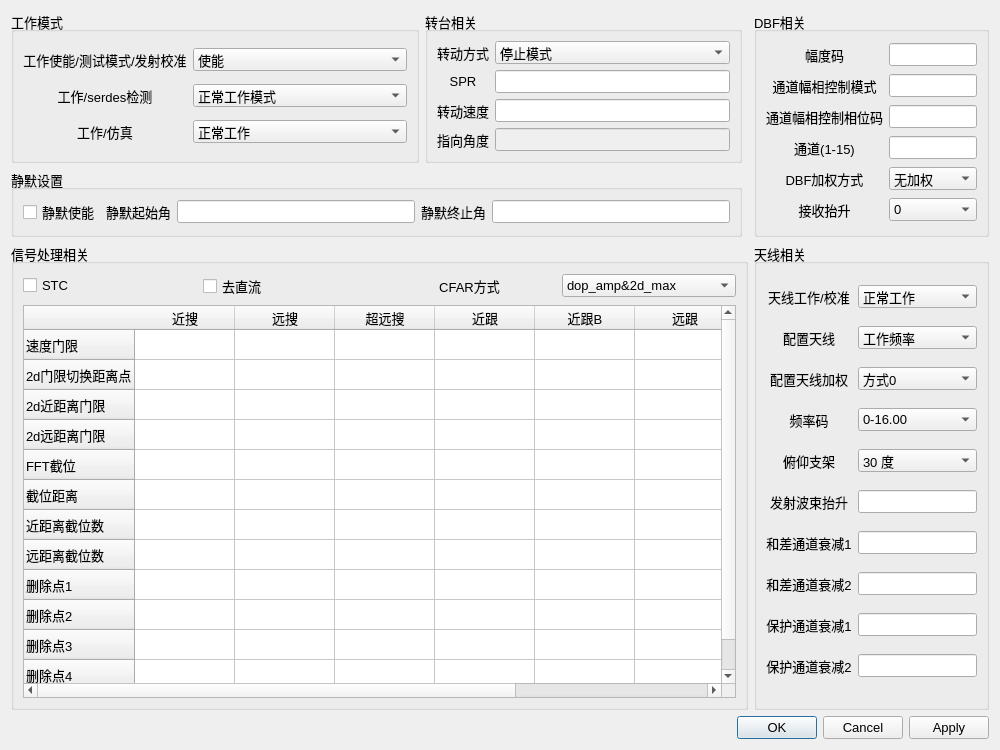
<?xml version="1.0" encoding="UTF-8"?>
<ui version="4.0">
 <class>RadarHardwareSettingsDialog</class>
 <widget class="QDialog" name="RadarHardwareSettingsDialog">
  <property name="geometry">
   <rect>
    <x>0</x>
    <y>0</y>
    <width>1000</width>
    <height>750</height>
   </rect>
  </property>
  <property name="sizePolicy">
   <sizepolicy hsizetype="Fixed" vsizetype="Fixed">
    <horstretch>0</horstretch>
    <verstretch>0</verstretch>
   </sizepolicy>
  </property>
  <property name="minimumSize">
   <size>
    <width>1000</width>
    <height>750</height>
   </size>
  </property>
  <property name="font">
   <font>
    <family>Microsoft YaHei UI</family>
    <pointsize>10</pointsize>
   </font>
  </property>
  <property name="windowTitle">
   <string>雷达硬件参数设置</string>
  </property>
  <layout class="QGridLayout" name="gridLayout_6">
   <item row="2" column="5">
    <widget class="QGroupBox" name="groupBox_antenna_settings">
     <property name="minimumSize">
      <size>
       <width>0</width>
       <height>0</height>
      </size>
     </property>
     <property name="title">
      <string>天线相关</string>
     </property>
     <layout class="QGridLayout" name="gridLayout">
      <item row="0" column="0">
       <widget class="QLabel" name="label_5">
        <property name="text">
         <string>天线工作/校准</string>
        </property>
        <property name="alignment">
         <set>Qt::AlignCenter</set>
        </property>
       </widget>
      </item>
      <item row="10" column="0">
       <widget class="QLabel" name="label_14">
        <property name="text">
         <string>保护通道衰减2</string>
        </property>
        <property name="alignment">
         <set>Qt::AlignCenter</set>
        </property>
       </widget>
      </item>
      <item row="8" column="0">
       <widget class="QLabel" name="label_13">
        <property name="text">
         <string>保护通道衰减1</string>
        </property>
        <property name="alignment">
         <set>Qt::AlignCenter</set>
        </property>
       </widget>
      </item>
      <item row="6" column="0">
       <widget class="QLabel" name="label_7">
        <property name="text">
         <string>和差通道衰减1</string>
        </property>
        <property name="alignment">
         <set>Qt::AlignCenter</set>
        </property>
       </widget>
      </item>
      <item row="6" column="1">
       <widget class="QLineEdit" name="lineEdit_sigma_delta_decay_1">
        <property name="alignment">
         <set>Qt::AlignCenter</set>
        </property>
       </widget>
      </item>
      <item row="0" column="1">
       <widget class="QComboBox" name="comboBox_work_mode_or_correct_mode">
        <item>
         <property name="text">
          <string>正常工作</string>
         </property>
        </item>
        <item>
         <property name="text">
          <string>校准模式</string>
         </property>
        </item>
       </widget>
      </item>
      <item row="2" column="1">
       <widget class="QComboBox" name="comboBox_antenna_weight_method">
        <item>
         <property name="text">
          <string>方式0</string>
         </property>
        </item>
        <item>
         <property name="text">
          <string>方式1</string>
         </property>
        </item>
        <item>
         <property name="text">
          <string>方式2</string>
         </property>
        </item>
        <item>
         <property name="text">
          <string>方式3</string>
         </property>
        </item>
       </widget>
      </item>
      <item row="4" column="0">
       <widget class="QLabel" name="label_6">
        <property name="text">
         <string>俯仰支架</string>
        </property>
        <property name="alignment">
         <set>Qt::AlignCenter</set>
        </property>
       </widget>
      </item>
      <item row="8" column="1">
       <widget class="QLineEdit" name="lineEdit_protected_decay_1">
        <property name="alignment">
         <set>Qt::AlignCenter</set>
        </property>
       </widget>
      </item>
      <item row="3" column="1">
       <widget class="QComboBox" name="comboBox_antennna_freq_code">
        <item>
         <property name="text">
          <string>0-16.00</string>
         </property>
        </item>
        <item>
         <property name="text">
          <string>1-16.04</string>
         </property>
        </item>
        <item>
         <property name="text">
          <string>2-16.08</string>
         </property>
        </item>
        <item>
         <property name="text">
          <string>3-16.12</string>
         </property>
        </item>
        <item>
         <property name="text">
          <string>4-16.16</string>
         </property>
        </item>
        <item>
         <property name="text">
          <string>5-16.20</string>
         </property>
        </item>
        <item>
         <property name="text">
          <string>6-16.24</string>
         </property>
        </item>
        <item>
         <property name="text">
          <string>7-16.28</string>
         </property>
        </item>
        <item>
         <property name="text">
          <string>8-16.32</string>
         </property>
        </item>
        <item>
         <property name="text">
          <string>9-16.36</string>
         </property>
        </item>
        <item>
         <property name="text">
          <string>10-16.40</string>
         </property>
        </item>
       </widget>
      </item>
      <item row="5" column="0">
       <widget class="QLabel" name="label_11">
        <property name="text">
         <string>发射波束抬升</string>
        </property>
        <property name="alignment">
         <set>Qt::AlignCenter</set>
        </property>
       </widget>
      </item>
      <item row="3" column="0">
       <widget class="QLabel" name="label_2">
        <property name="text">
         <string>频率码</string>
        </property>
        <property name="alignment">
         <set>Qt::AlignCenter</set>
        </property>
       </widget>
      </item>
      <item row="1" column="0">
       <widget class="QLabel" name="label_4">
        <property name="text">
         <string>配置天线</string>
        </property>
        <property name="alignment">
         <set>Qt::AlignCenter</set>
        </property>
       </widget>
      </item>
      <item row="1" column="1">
       <widget class="QComboBox" name="comboBox_antennna_fre_or_amp_config">
        <item>
         <property name="text">
          <string>工作频率</string>
         </property>
        </item>
        <item>
         <property name="text">
          <string>幅相控制</string>
         </property>
        </item>
       </widget>
      </item>
      <item row="10" column="1">
       <widget class="QLineEdit" name="lineEdit_protected_decay_2">
        <property name="alignment">
         <set>Qt::AlignCenter</set>
        </property>
       </widget>
      </item>
      <item row="4" column="1">
       <widget class="QComboBox" name="comboBox_elev_support_angle">
        <item>
         <property name="text">
          <string>30 度</string>
         </property>
        </item>
        <item>
         <property name="text">
          <string>7.5 度</string>
         </property>
        </item>
       </widget>
      </item>
      <item row="5" column="1">
       <widget class="QLineEdit" name="lineEdit_antenna_raising_angle">
        <property name="text">
         <string/>
        </property>
        <property name="alignment">
         <set>Qt::AlignCenter</set>
        </property>
       </widget>
      </item>
      <item row="2" column="0">
       <widget class="QLabel" name="label">
        <property name="text">
         <string>配置天线加权</string>
        </property>
        <property name="alignment">
         <set>Qt::AlignCenter</set>
        </property>
       </widget>
      </item>
      <item row="7" column="1">
       <widget class="QLineEdit" name="lineEdit_sigma_delta_decay_2">
        <property name="alignment">
         <set>Qt::AlignCenter</set>
        </property>
       </widget>
      </item>
      <item row="7" column="0">
       <widget class="QLabel" name="label_8">
        <property name="text">
         <string>和差通道衰减2</string>
        </property>
        <property name="alignment">
         <set>Qt::AlignCenter</set>
        </property>
       </widget>
      </item>
     </layout>
    </widget>
   </item>
   <item row="2" column="0" colspan="5">
    <widget class="QGroupBox" name="groupBox_signal_processing_settings">
     <property name="minimumSize">
      <size>
       <width>0</width>
       <height>0</height>
      </size>
     </property>
     <property name="title">
      <string>信号处理相关</string>
     </property>
     <layout class="QGridLayout" name="gridLayout_4">
      <item row="2" column="1">
       <widget class="QCheckBox" name="checkBox_remove_dc_flag">
        <property name="text">
         <string>去直流</string>
        </property>
       </widget>
      </item>
      <item row="2" column="2">
       <widget class="QLabel" name="label_15">
        <property name="text">
         <string>CFAR方式</string>
        </property>
        <property name="alignment">
         <set>Qt::AlignCenter</set>
        </property>
       </widget>
      </item>
      <item row="2" column="0">
       <widget class="QCheckBox" name="checkBox_STC">
        <property name="text">
         <string>STC</string>
        </property>
       </widget>
      </item>
      <item row="2" column="3">
       <widget class="QComboBox" name="comboBox_cfar_method">
        <item>
         <property name="text">
          <string>dop_amp&amp;2d_max</string>
         </property>
        </item>
        <item>
         <property name="text">
          <string>dop_snr&amp;2d_max</string>
         </property>
        </item>
        <item>
         <property name="text">
          <string>dop_amp&amp;2d_mean</string>
         </property>
        </item>
        <item>
         <property name="text">
          <string>dop_snr&amp;2d_mean</string>
         </property>
        </item>
       </widget>
      </item>
      <item row="4" column="0" colspan="4">
       <widget class="QTableWidget" name="tableWidget_thresholds">
        <row>
         <property name="text">
          <string>速度门限</string>
         </property>
        </row>
        <row>
         <property name="text">
          <string>2d门限切换距离点</string>
         </property>
        </row>
        <row>
         <property name="text">
          <string>2d近距离门限</string>
         </property>
        </row>
        <row>
         <property name="text">
          <string>2d远距离门限</string>
         </property>
        </row>
        <row>
         <property name="text">
          <string>FFT截位</string>
         </property>
        </row>
        <row>
         <property name="text">
          <string>截位距离</string>
         </property>
        </row>
        <row>
         <property name="text">
          <string>近距离截位数</string>
         </property>
        </row>
        <row>
         <property name="text">
          <string>远距离截位数</string>
         </property>
        </row>
        <row>
         <property name="text">
          <string>删除点1</string>
         </property>
        </row>
        <row>
         <property name="text">
          <string>删除点2</string>
         </property>
        </row>
        <row>
         <property name="text">
          <string>删除点3</string>
         </property>
        </row>
        <row>
         <property name="text">
          <string>删除点4</string>
         </property>
        </row>
        <column>
         <property name="text">
          <string>近搜</string>
         </property>
        </column>
        <column>
         <property name="text">
          <string>远搜</string>
         </property>
        </column>
        <column>
         <property name="text">
          <string>超远搜</string>
         </property>
        </column>
        <column>
         <property name="text">
          <string>近跟</string>
         </property>
        </column>
        <column>
         <property name="text">
          <string>近跟B</string>
         </property>
        </column>
        <column>
         <property name="text">
          <string>远跟</string>
         </property>
        </column>
        <column>
         <property name="text">
          <string>远跟B</string>
         </property>
        </column>
       </widget>
      </item>
     </layout>
    </widget>
   </item>
   <item row="0" column="5" rowspan="2">
    <widget class="QGroupBox" name="groupBox_DBF_settings">
     <property name="title">
      <string>DBF相关</string>
     </property>
     <layout class="QGridLayout" name="gridLayout_3">
      <item row="0" column="0">
       <widget class="QLabel" name="label_37">
        <property name="text">
         <string>幅度码</string>
        </property>
        <property name="alignment">
         <set>Qt::AlignCenter</set>
        </property>
       </widget>
      </item>
      <item row="0" column="1">
       <widget class="QLineEdit" name="lineEdit_amp_code">
        <property name="text">
         <string/>
        </property>
        <property name="alignment">
         <set>Qt::AlignCenter</set>
        </property>
       </widget>
      </item>
      <item row="4" column="1">
       <widget class="QComboBox" name="comboBox_DBF_coe_choose">
        <item>
         <property name="text">
          <string>无加权</string>
         </property>
        </item>
        <item>
         <property name="text">
          <string>taylor加权</string>
         </property>
        </item>
       </widget>
      </item>
      <item row="3" column="0">
       <widget class="QLabel" name="label_33">
        <property name="text">
         <string>通道(1-15)</string>
        </property>
        <property name="alignment">
         <set>Qt::AlignCenter</set>
        </property>
       </widget>
      </item>
      <item row="1" column="1">
       <widget class="QLineEdit" name="lineEdit_amp_phase_control_mode">
        <property name="alignment">
         <set>Qt::AlignCenter</set>
        </property>
       </widget>
      </item>
      <item row="4" column="0">
       <widget class="QLabel" name="label_35">
        <property name="text">
         <string>DBF加权方式</string>
        </property>
        <property name="alignment">
         <set>Qt::AlignCenter</set>
        </property>
       </widget>
      </item>
      <item row="2" column="1">
       <widget class="QLineEdit" name="lineEdit_channel_amp_phase_control_code">
        <property name="text">
         <string/>
        </property>
        <property name="alignment">
         <set>Qt::AlignCenter</set>
        </property>
       </widget>
      </item>
      <item row="2" column="0">
       <widget class="QLabel" name="label_34">
        <property name="text">
         <string>通道幅相控制相位码</string>
        </property>
        <property name="alignment">
         <set>Qt::AlignCenter</set>
        </property>
       </widget>
      </item>
      <item row="3" column="1">
       <widget class="QLineEdit" name="lineEdit_channel_num">
        <property name="text">
         <string/>
        </property>
        <property name="alignment">
         <set>Qt::AlignCenter</set>
        </property>
       </widget>
      </item>
      <item row="1" column="0">
       <widget class="QLabel" name="label_36">
        <property name="text">
         <string>通道幅相控制模式</string>
        </property>
        <property name="alignment">
         <set>Qt::AlignCenter</set>
        </property>
       </widget>
      </item>
      <item row="5" column="0">
       <widget class="QLabel" name="label_16">
        <property name="text">
         <string>接收抬升</string>
        </property>
        <property name="alignment">
         <set>Qt::AlignCenter</set>
        </property>
       </widget>
      </item>
      <item row="5" column="1">
       <widget class="QComboBox" name="comboBox_dbf_coef_receive_raise_angle">
        <item>
         <property name="text">
          <string>0</string>
         </property>
        </item>
        <item>
         <property name="text">
          <string>0.5</string>
         </property>
        </item>
        <item>
         <property name="text">
          <string>1</string>
         </property>
        </item>
        <item>
         <property name="text">
          <string>3</string>
         </property>
        </item>
       </widget>
      </item>
     </layout>
    </widget>
   </item>
   <item row="0" column="0" colspan="3">
    <widget class="QGroupBox" name="groupBox_work_mode_settings">
     <property name="title">
      <string>工作模式</string>
     </property>
     <layout class="QGridLayout" name="gridLayout_5">
      <item row="1" column="0">
       <widget class="QLabel" name="label_53">
        <property name="font">
         <font>
          <family>Microsoft YaHei UI</family>
         </font>
        </property>
        <property name="text">
         <string>工作/serdes检测</string>
        </property>
        <property name="alignment">
         <set>Qt::AlignCenter</set>
        </property>
       </widget>
      </item>
      <item row="0" column="0">
       <widget class="QLabel" name="label_20">
        <property name="font">
         <font>
          <family>Microsoft YaHei UI</family>
         </font>
        </property>
        <property name="text">
         <string>工作使能/测试模式/发射校准</string>
        </property>
        <property name="alignment">
         <set>Qt::AlignCenter</set>
        </property>
       </widget>
      </item>
      <item row="2" column="1">
       <widget class="QComboBox" name="comboBox_work_or_emulate">
        <property name="font">
         <font>
          <family>Microsoft YaHei UI</family>
         </font>
        </property>
        <item>
         <property name="text">
          <string>正常工作</string>
         </property>
        </item>
        <item>
         <property name="text">
          <string>仿真1</string>
         </property>
        </item>
        <item>
         <property name="text">
          <string>仿真2</string>
         </property>
        </item>
       </widget>
      </item>
      <item row="2" column="0">
       <widget class="QLabel" name="label_52">
        <property name="font">
         <font>
          <family>Microsoft YaHei UI</family>
         </font>
        </property>
        <property name="text">
         <string>工作/仿真</string>
        </property>
        <property name="alignment">
         <set>Qt::AlignCenter</set>
        </property>
       </widget>
      </item>
      <item row="1" column="1">
       <widget class="QComboBox" name="comboBox_work_or_serdes">
        <property name="font">
         <font>
          <family>Microsoft YaHei UI</family>
         </font>
        </property>
        <item>
         <property name="text">
          <string>正常工作模式</string>
         </property>
        </item>
        <item>
         <property name="text">
          <string>serdes检测</string>
         </property>
        </item>
       </widget>
      </item>
      <item row="0" column="1">
       <widget class="QComboBox" name="comboBox_antenna_enable">
        <property name="font">
         <font>
          <family>Microsoft YaHei UI</family>
         </font>
        </property>
        <item>
         <property name="text">
          <string>使能</string>
         </property>
        </item>
        <item>
         <property name="text">
          <string>非使能</string>
         </property>
        </item>
        <item>
         <property name="text">
          <string>测试模式1 (64通道100点下变频)</string>
         </property>
        </item>
        <item>
         <property name="text">
          <string>测试模式2 (和差波束能量值)</string>
         </property>
        </item>
        <item>
         <property name="text">
          <string>发射通道校准模式</string>
         </property>
        </item>
       </widget>
      </item>
     </layout>
    </widget>
   </item>
   <item row="0" column="3">
    <widget class="QGroupBox" name="groupBox_turntable_settings">
     <property name="minimumSize">
      <size>
       <width>0</width>
       <height>0</height>
      </size>
     </property>
     <property name="title">
      <string>转台相关</string>
     </property>
     <layout class="QGridLayout" name="gridLayout_2">
      <item row="0" column="0">
       <widget class="QLabel" name="label_3">
        <property name="text">
         <string>转动方式</string>
        </property>
        <property name="alignment">
         <set>Qt::AlignCenter</set>
        </property>
       </widget>
      </item>
      <item row="0" column="1">
       <widget class="QComboBox" name="comboBox_turntable_rotating_mode">
        <item>
         <property name="text">
          <string>停止模式</string>
         </property>
        </item>
        <item>
         <property name="text">
          <string>指向模式</string>
         </property>
        </item>
        <item>
         <property name="text">
          <string>顺时针转动</string>
         </property>
        </item>
        <item>
         <property name="text">
          <string>逆时针转动</string>
         </property>
        </item>
        <item>
         <property name="text">
          <string>码盘模式</string>
         </property>
        </item>
       </widget>
      </item>
      <item row="4" column="0">
       <widget class="QLabel" name="label_10">
        <property name="text">
         <string>指向角度</string>
        </property>
        <property name="alignment">
         <set>Qt::AlignCenter</set>
        </property>
       </widget>
      </item>
      <item row="2" column="0">
       <widget class="QLabel" name="label_9">
        <property name="text">
         <string>转动速度</string>
        </property>
        <property name="alignment">
         <set>Qt::AlignCenter</set>
        </property>
       </widget>
      </item>
      <item row="2" column="1">
       <widget class="QLineEdit" name="lineEdit_turntabel_rotating_speed">
        <property name="alignment">
         <set>Qt::AlignCenter</set>
        </property>
       </widget>
      </item>
      <item row="4" column="1">
       <widget class="QLineEdit" name="lineEdit_turntable_pointing_angle">
        <property name="enabled">
         <bool>false</bool>
        </property>
        <property name="alignment">
         <set>Qt::AlignCenter</set>
        </property>
       </widget>
      </item>
      <item row="1" column="1">
       <widget class="QLineEdit" name="lineEdit_SPR">
        <property name="text">
         <string/>
        </property>
        <property name="alignment">
         <set>Qt::AlignCenter</set>
        </property>
       </widget>
      </item>
      <item row="1" column="0">
       <widget class="QLabel" name="label_12">
        <property name="text">
         <string>SPR</string>
        </property>
        <property name="alignment">
         <set>Qt::AlignCenter</set>
        </property>
       </widget>
      </item>
     </layout>
    </widget>
   </item>
   <item row="1" column="0" colspan="4">
    <widget class="QGroupBox" name="groupBox_poweroff_area_settings">
     <property name="title">
      <string>静默设置</string>
     </property>
     <layout class="QGridLayout" name="gridLayout_7">
      <item row="0" column="0">
       <widget class="QCheckBox" name="checkBox_enble_power_off_area">
        <property name="text">
         <string>静默使能</string>
        </property>
       </widget>
      </item>
      <item row="0" column="1">
       <widget class="QLabel" name="label_17">
        <property name="text">
         <string>静默起始角</string>
        </property>
        <property name="alignment">
         <set>Qt::AlignCenter</set>
        </property>
       </widget>
      </item>
      <item row="0" column="2">
       <widget class="QLineEdit" name="lineEdit_power_off_azim_deg_floor">
        <property name="alignment">
         <set>Qt::AlignCenter</set>
        </property>
       </widget>
      </item>
      <item row="0" column="3">
       <widget class="QLabel" name="label_18">
        <property name="text">
         <string>静默终止角</string>
        </property>
        <property name="alignment">
         <set>Qt::AlignCenter</set>
        </property>
       </widget>
      </item>
      <item row="0" column="4">
       <widget class="QLineEdit" name="lineEdit_power_off_azim_deg_ceil">
        <property name="alignment">
         <set>Qt::AlignCenter</set>
        </property>
       </widget>
      </item>
     </layout>
    </widget>
   </item>
   <item row="3" column="0" colspan="6" alignment="Qt::AlignRight">
    <widget class="QDialogButtonBox" name="buttonBox">
     <property name="font">
      <font>
       <family>Microsoft YaHei UI</family>
      </font>
     </property>
     <property name="orientation">
      <enum>Qt::Horizontal</enum>
     </property>
     <property name="standardButtons">
      <set>QDialogButtonBox::Apply|QDialogButtonBox::Cancel|QDialogButtonBox::Ok</set>
     </property>
     <property name="centerButtons">
      <bool>true</bool>
     </property>
    </widget>
   </item>
  </layout>
 </widget>
 <resources/>
 <connections>
  <connection>
   <sender>buttonBox</sender>
   <signal>accepted()</signal>
   <receiver>RadarHardwareSettingsDialog</receiver>
   <slot>accept()</slot>
   <hints>
    <hint type="sourcelabel">
     <x>248</x>
     <y>254</y>
    </hint>
    <hint type="destinationlabel">
     <x>157</x>
     <y>274</y>
    </hint>
   </hints>
  </connection>
  <connection>
   <sender>buttonBox</sender>
   <signal>rejected()</signal>
   <receiver>RadarHardwareSettingsDialog</receiver>
   <slot>reject()</slot>
   <hints>
    <hint type="sourcelabel">
     <x>316</x>
     <y>260</y>
    </hint>
    <hint type="destinationlabel">
     <x>286</x>
     <y>274</y>
    </hint>
   </hints>
  </connection>
 </connections>
</ui>
